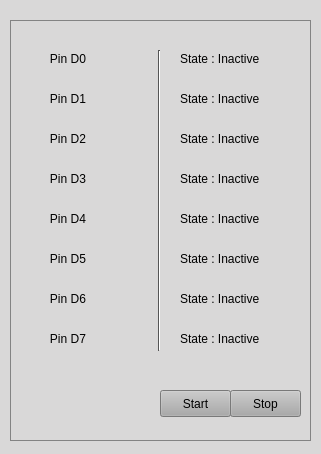
<?xml version="1.0" encoding="UTF-8"?>
<ui version="4.0">
 <class>Form</class>
 <widget class="QWidget" name="Form">
  <property name="geometry">
   <rect>
    <x>0</x>
    <y>0</y>
    <width>321</width>
    <height>454</height>
   </rect>
  </property>
  <property name="palette">
   <palette>
    <active>
     <colorrole role="WindowText">
      <brush brushstyle="SolidPattern">
       <color alpha="255">
        <red>0</red>
        <green>0</green>
        <blue>0</blue>
       </color>
      </brush>
     </colorrole>
     <colorrole role="Button">
      <brush brushstyle="SolidPattern">
       <color alpha="255">
        <red>217</red>
        <green>216</green>
        <blue>216</blue>
       </color>
      </brush>
     </colorrole>
     <colorrole role="Light">
      <brush brushstyle="SolidPattern">
       <color alpha="255">
        <red>255</red>
        <green>255</green>
        <blue>255</blue>
       </color>
      </brush>
     </colorrole>
     <colorrole role="Midlight">
      <brush brushstyle="SolidPattern">
       <color alpha="255">
        <red>236</red>
        <green>235</green>
        <blue>235</blue>
       </color>
      </brush>
     </colorrole>
     <colorrole role="Dark">
      <brush brushstyle="SolidPattern">
       <color alpha="255">
        <red>108</red>
        <green>108</green>
        <blue>108</blue>
       </color>
      </brush>
     </colorrole>
     <colorrole role="Mid">
      <brush brushstyle="SolidPattern">
       <color alpha="255">
        <red>145</red>
        <green>144</green>
        <blue>144</blue>
       </color>
      </brush>
     </colorrole>
     <colorrole role="Text">
      <brush brushstyle="SolidPattern">
       <color alpha="255">
        <red>0</red>
        <green>0</green>
        <blue>0</blue>
       </color>
      </brush>
     </colorrole>
     <colorrole role="BrightText">
      <brush brushstyle="SolidPattern">
       <color alpha="255">
        <red>255</red>
        <green>255</green>
        <blue>255</blue>
       </color>
      </brush>
     </colorrole>
     <colorrole role="ButtonText">
      <brush brushstyle="SolidPattern">
       <color alpha="255">
        <red>0</red>
        <green>0</green>
        <blue>0</blue>
       </color>
      </brush>
     </colorrole>
     <colorrole role="Base">
      <brush brushstyle="SolidPattern">
       <color alpha="255">
        <red>255</red>
        <green>255</green>
        <blue>255</blue>
       </color>
      </brush>
     </colorrole>
     <colorrole role="Window">
      <brush brushstyle="SolidPattern">
       <color alpha="255">
        <red>217</red>
        <green>216</green>
        <blue>216</blue>
       </color>
      </brush>
     </colorrole>
     <colorrole role="Shadow">
      <brush brushstyle="SolidPattern">
       <color alpha="255">
        <red>0</red>
        <green>0</green>
        <blue>0</blue>
       </color>
      </brush>
     </colorrole>
     <colorrole role="AlternateBase">
      <brush brushstyle="SolidPattern">
       <color alpha="255">
        <red>236</red>
        <green>235</green>
        <blue>235</blue>
       </color>
      </brush>
     </colorrole>
     <colorrole role="ToolTipBase">
      <brush brushstyle="SolidPattern">
       <color alpha="255">
        <red>255</red>
        <green>255</green>
        <blue>220</blue>
       </color>
      </brush>
     </colorrole>
     <colorrole role="ToolTipText">
      <brush brushstyle="SolidPattern">
       <color alpha="255">
        <red>0</red>
        <green>0</green>
        <blue>0</blue>
       </color>
      </brush>
     </colorrole>
    </active>
    <inactive>
     <colorrole role="WindowText">
      <brush brushstyle="SolidPattern">
       <color alpha="255">
        <red>0</red>
        <green>0</green>
        <blue>0</blue>
       </color>
      </brush>
     </colorrole>
     <colorrole role="Button">
      <brush brushstyle="SolidPattern">
       <color alpha="255">
        <red>217</red>
        <green>216</green>
        <blue>216</blue>
       </color>
      </brush>
     </colorrole>
     <colorrole role="Light">
      <brush brushstyle="SolidPattern">
       <color alpha="255">
        <red>255</red>
        <green>255</green>
        <blue>255</blue>
       </color>
      </brush>
     </colorrole>
     <colorrole role="Midlight">
      <brush brushstyle="SolidPattern">
       <color alpha="255">
        <red>236</red>
        <green>235</green>
        <blue>235</blue>
       </color>
      </brush>
     </colorrole>
     <colorrole role="Dark">
      <brush brushstyle="SolidPattern">
       <color alpha="255">
        <red>108</red>
        <green>108</green>
        <blue>108</blue>
       </color>
      </brush>
     </colorrole>
     <colorrole role="Mid">
      <brush brushstyle="SolidPattern">
       <color alpha="255">
        <red>145</red>
        <green>144</green>
        <blue>144</blue>
       </color>
      </brush>
     </colorrole>
     <colorrole role="Text">
      <brush brushstyle="SolidPattern">
       <color alpha="255">
        <red>0</red>
        <green>0</green>
        <blue>0</blue>
       </color>
      </brush>
     </colorrole>
     <colorrole role="BrightText">
      <brush brushstyle="SolidPattern">
       <color alpha="255">
        <red>255</red>
        <green>255</green>
        <blue>255</blue>
       </color>
      </brush>
     </colorrole>
     <colorrole role="ButtonText">
      <brush brushstyle="SolidPattern">
       <color alpha="255">
        <red>0</red>
        <green>0</green>
        <blue>0</blue>
       </color>
      </brush>
     </colorrole>
     <colorrole role="Base">
      <brush brushstyle="SolidPattern">
       <color alpha="255">
        <red>255</red>
        <green>255</green>
        <blue>255</blue>
       </color>
      </brush>
     </colorrole>
     <colorrole role="Window">
      <brush brushstyle="SolidPattern">
       <color alpha="255">
        <red>217</red>
        <green>216</green>
        <blue>216</blue>
       </color>
      </brush>
     </colorrole>
     <colorrole role="Shadow">
      <brush brushstyle="SolidPattern">
       <color alpha="255">
        <red>0</red>
        <green>0</green>
        <blue>0</blue>
       </color>
      </brush>
     </colorrole>
     <colorrole role="AlternateBase">
      <brush brushstyle="SolidPattern">
       <color alpha="255">
        <red>236</red>
        <green>235</green>
        <blue>235</blue>
       </color>
      </brush>
     </colorrole>
     <colorrole role="ToolTipBase">
      <brush brushstyle="SolidPattern">
       <color alpha="255">
        <red>255</red>
        <green>255</green>
        <blue>220</blue>
       </color>
      </brush>
     </colorrole>
     <colorrole role="ToolTipText">
      <brush brushstyle="SolidPattern">
       <color alpha="255">
        <red>0</red>
        <green>0</green>
        <blue>0</blue>
       </color>
      </brush>
     </colorrole>
    </inactive>
    <disabled>
     <colorrole role="WindowText">
      <brush brushstyle="SolidPattern">
       <color alpha="255">
        <red>108</red>
        <green>108</green>
        <blue>108</blue>
       </color>
      </brush>
     </colorrole>
     <colorrole role="Button">
      <brush brushstyle="SolidPattern">
       <color alpha="255">
        <red>217</red>
        <green>216</green>
        <blue>216</blue>
       </color>
      </brush>
     </colorrole>
     <colorrole role="Light">
      <brush brushstyle="SolidPattern">
       <color alpha="255">
        <red>255</red>
        <green>255</green>
        <blue>255</blue>
       </color>
      </brush>
     </colorrole>
     <colorrole role="Midlight">
      <brush brushstyle="SolidPattern">
       <color alpha="255">
        <red>236</red>
        <green>235</green>
        <blue>235</blue>
       </color>
      </brush>
     </colorrole>
     <colorrole role="Dark">
      <brush brushstyle="SolidPattern">
       <color alpha="255">
        <red>108</red>
        <green>108</green>
        <blue>108</blue>
       </color>
      </brush>
     </colorrole>
     <colorrole role="Mid">
      <brush brushstyle="SolidPattern">
       <color alpha="255">
        <red>145</red>
        <green>144</green>
        <blue>144</blue>
       </color>
      </brush>
     </colorrole>
     <colorrole role="Text">
      <brush brushstyle="SolidPattern">
       <color alpha="255">
        <red>108</red>
        <green>108</green>
        <blue>108</blue>
       </color>
      </brush>
     </colorrole>
     <colorrole role="BrightText">
      <brush brushstyle="SolidPattern">
       <color alpha="255">
        <red>255</red>
        <green>255</green>
        <blue>255</blue>
       </color>
      </brush>
     </colorrole>
     <colorrole role="ButtonText">
      <brush brushstyle="SolidPattern">
       <color alpha="255">
        <red>108</red>
        <green>108</green>
        <blue>108</blue>
       </color>
      </brush>
     </colorrole>
     <colorrole role="Base">
      <brush brushstyle="SolidPattern">
       <color alpha="255">
        <red>217</red>
        <green>216</green>
        <blue>216</blue>
       </color>
      </brush>
     </colorrole>
     <colorrole role="Window">
      <brush brushstyle="SolidPattern">
       <color alpha="255">
        <red>217</red>
        <green>216</green>
        <blue>216</blue>
       </color>
      </brush>
     </colorrole>
     <colorrole role="Shadow">
      <brush brushstyle="SolidPattern">
       <color alpha="255">
        <red>0</red>
        <green>0</green>
        <blue>0</blue>
       </color>
      </brush>
     </colorrole>
     <colorrole role="AlternateBase">
      <brush brushstyle="SolidPattern">
       <color alpha="255">
        <red>217</red>
        <green>216</green>
        <blue>216</blue>
       </color>
      </brush>
     </colorrole>
     <colorrole role="ToolTipBase">
      <brush brushstyle="SolidPattern">
       <color alpha="255">
        <red>255</red>
        <green>255</green>
        <blue>220</blue>
       </color>
      </brush>
     </colorrole>
     <colorrole role="ToolTipText">
      <brush brushstyle="SolidPattern">
       <color alpha="255">
        <red>0</red>
        <green>0</green>
        <blue>0</blue>
       </color>
      </brush>
     </colorrole>
    </disabled>
   </palette>
  </property>
  <property name="windowTitle">
   <string>GPIO Input Monitor</string>
  </property>
  <widget class="QFrame" name="frame">
   <property name="geometry">
    <rect>
     <x>10</x>
     <y>20</y>
     <width>301</width>
     <height>421</height>
    </rect>
   </property>
   <property name="palette">
    <palette>
     <active>
      <colorrole role="WindowText">
       <brush brushstyle="SolidPattern">
        <color alpha="255">
         <red>0</red>
         <green>0</green>
         <blue>0</blue>
        </color>
       </brush>
      </colorrole>
      <colorrole role="Button">
       <brush brushstyle="SolidPattern">
        <color alpha="255">
         <red>170</red>
         <green>170</green>
         <blue>170</blue>
        </color>
       </brush>
      </colorrole>
      <colorrole role="Light">
       <brush brushstyle="SolidPattern">
        <color alpha="255">
         <red>255</red>
         <green>255</green>
         <blue>255</blue>
        </color>
       </brush>
      </colorrole>
      <colorrole role="Midlight">
       <brush brushstyle="SolidPattern">
        <color alpha="255">
         <red>212</red>
         <green>212</green>
         <blue>212</blue>
        </color>
       </brush>
      </colorrole>
      <colorrole role="Dark">
       <brush brushstyle="SolidPattern">
        <color alpha="255">
         <red>85</red>
         <green>85</green>
         <blue>85</blue>
        </color>
       </brush>
      </colorrole>
      <colorrole role="Mid">
       <brush brushstyle="SolidPattern">
        <color alpha="255">
         <red>113</red>
         <green>113</green>
         <blue>113</blue>
        </color>
       </brush>
      </colorrole>
      <colorrole role="Text">
       <brush brushstyle="SolidPattern">
        <color alpha="255">
         <red>0</red>
         <green>0</green>
         <blue>0</blue>
        </color>
       </brush>
      </colorrole>
      <colorrole role="BrightText">
       <brush brushstyle="SolidPattern">
        <color alpha="255">
         <red>255</red>
         <green>255</green>
         <blue>255</blue>
        </color>
       </brush>
      </colorrole>
      <colorrole role="ButtonText">
       <brush brushstyle="SolidPattern">
        <color alpha="255">
         <red>0</red>
         <green>0</green>
         <blue>0</blue>
        </color>
       </brush>
      </colorrole>
      <colorrole role="Base">
       <brush brushstyle="SolidPattern">
        <color alpha="255">
         <red>255</red>
         <green>255</green>
         <blue>255</blue>
        </color>
       </brush>
      </colorrole>
      <colorrole role="Window">
       <brush brushstyle="SolidPattern">
        <color alpha="255">
         <red>170</red>
         <green>170</green>
         <blue>170</blue>
        </color>
       </brush>
      </colorrole>
      <colorrole role="Shadow">
       <brush brushstyle="SolidPattern">
        <color alpha="255">
         <red>0</red>
         <green>0</green>
         <blue>0</blue>
        </color>
       </brush>
      </colorrole>
      <colorrole role="AlternateBase">
       <brush brushstyle="SolidPattern">
        <color alpha="255">
         <red>212</red>
         <green>212</green>
         <blue>212</blue>
        </color>
       </brush>
      </colorrole>
      <colorrole role="ToolTipBase">
       <brush brushstyle="SolidPattern">
        <color alpha="255">
         <red>255</red>
         <green>255</green>
         <blue>220</blue>
        </color>
       </brush>
      </colorrole>
      <colorrole role="ToolTipText">
       <brush brushstyle="SolidPattern">
        <color alpha="255">
         <red>0</red>
         <green>0</green>
         <blue>0</blue>
        </color>
       </brush>
      </colorrole>
     </active>
     <inactive>
      <colorrole role="WindowText">
       <brush brushstyle="SolidPattern">
        <color alpha="255">
         <red>0</red>
         <green>0</green>
         <blue>0</blue>
        </color>
       </brush>
      </colorrole>
      <colorrole role="Button">
       <brush brushstyle="SolidPattern">
        <color alpha="255">
         <red>170</red>
         <green>170</green>
         <blue>170</blue>
        </color>
       </brush>
      </colorrole>
      <colorrole role="Light">
       <brush brushstyle="SolidPattern">
        <color alpha="255">
         <red>255</red>
         <green>255</green>
         <blue>255</blue>
        </color>
       </brush>
      </colorrole>
      <colorrole role="Midlight">
       <brush brushstyle="SolidPattern">
        <color alpha="255">
         <red>212</red>
         <green>212</green>
         <blue>212</blue>
        </color>
       </brush>
      </colorrole>
      <colorrole role="Dark">
       <brush brushstyle="SolidPattern">
        <color alpha="255">
         <red>85</red>
         <green>85</green>
         <blue>85</blue>
        </color>
       </brush>
      </colorrole>
      <colorrole role="Mid">
       <brush brushstyle="SolidPattern">
        <color alpha="255">
         <red>113</red>
         <green>113</green>
         <blue>113</blue>
        </color>
       </brush>
      </colorrole>
      <colorrole role="Text">
       <brush brushstyle="SolidPattern">
        <color alpha="255">
         <red>0</red>
         <green>0</green>
         <blue>0</blue>
        </color>
       </brush>
      </colorrole>
      <colorrole role="BrightText">
       <brush brushstyle="SolidPattern">
        <color alpha="255">
         <red>255</red>
         <green>255</green>
         <blue>255</blue>
        </color>
       </brush>
      </colorrole>
      <colorrole role="ButtonText">
       <brush brushstyle="SolidPattern">
        <color alpha="255">
         <red>0</red>
         <green>0</green>
         <blue>0</blue>
        </color>
       </brush>
      </colorrole>
      <colorrole role="Base">
       <brush brushstyle="SolidPattern">
        <color alpha="255">
         <red>255</red>
         <green>255</green>
         <blue>255</blue>
        </color>
       </brush>
      </colorrole>
      <colorrole role="Window">
       <brush brushstyle="SolidPattern">
        <color alpha="255">
         <red>170</red>
         <green>170</green>
         <blue>170</blue>
        </color>
       </brush>
      </colorrole>
      <colorrole role="Shadow">
       <brush brushstyle="SolidPattern">
        <color alpha="255">
         <red>0</red>
         <green>0</green>
         <blue>0</blue>
        </color>
       </brush>
      </colorrole>
      <colorrole role="AlternateBase">
       <brush brushstyle="SolidPattern">
        <color alpha="255">
         <red>212</red>
         <green>212</green>
         <blue>212</blue>
        </color>
       </brush>
      </colorrole>
      <colorrole role="ToolTipBase">
       <brush brushstyle="SolidPattern">
        <color alpha="255">
         <red>255</red>
         <green>255</green>
         <blue>220</blue>
        </color>
       </brush>
      </colorrole>
      <colorrole role="ToolTipText">
       <brush brushstyle="SolidPattern">
        <color alpha="255">
         <red>0</red>
         <green>0</green>
         <blue>0</blue>
        </color>
       </brush>
      </colorrole>
     </inactive>
     <disabled>
      <colorrole role="WindowText">
       <brush brushstyle="SolidPattern">
        <color alpha="255">
         <red>85</red>
         <green>85</green>
         <blue>85</blue>
        </color>
       </brush>
      </colorrole>
      <colorrole role="Button">
       <brush brushstyle="SolidPattern">
        <color alpha="255">
         <red>170</red>
         <green>170</green>
         <blue>170</blue>
        </color>
       </brush>
      </colorrole>
      <colorrole role="Light">
       <brush brushstyle="SolidPattern">
        <color alpha="255">
         <red>255</red>
         <green>255</green>
         <blue>255</blue>
        </color>
       </brush>
      </colorrole>
      <colorrole role="Midlight">
       <brush brushstyle="SolidPattern">
        <color alpha="255">
         <red>212</red>
         <green>212</green>
         <blue>212</blue>
        </color>
       </brush>
      </colorrole>
      <colorrole role="Dark">
       <brush brushstyle="SolidPattern">
        <color alpha="255">
         <red>85</red>
         <green>85</green>
         <blue>85</blue>
        </color>
       </brush>
      </colorrole>
      <colorrole role="Mid">
       <brush brushstyle="SolidPattern">
        <color alpha="255">
         <red>113</red>
         <green>113</green>
         <blue>113</blue>
        </color>
       </brush>
      </colorrole>
      <colorrole role="Text">
       <brush brushstyle="SolidPattern">
        <color alpha="255">
         <red>85</red>
         <green>85</green>
         <blue>85</blue>
        </color>
       </brush>
      </colorrole>
      <colorrole role="BrightText">
       <brush brushstyle="SolidPattern">
        <color alpha="255">
         <red>255</red>
         <green>255</green>
         <blue>255</blue>
        </color>
       </brush>
      </colorrole>
      <colorrole role="ButtonText">
       <brush brushstyle="SolidPattern">
        <color alpha="255">
         <red>85</red>
         <green>85</green>
         <blue>85</blue>
        </color>
       </brush>
      </colorrole>
      <colorrole role="Base">
       <brush brushstyle="SolidPattern">
        <color alpha="255">
         <red>170</red>
         <green>170</green>
         <blue>170</blue>
        </color>
       </brush>
      </colorrole>
      <colorrole role="Window">
       <brush brushstyle="SolidPattern">
        <color alpha="255">
         <red>170</red>
         <green>170</green>
         <blue>170</blue>
        </color>
       </brush>
      </colorrole>
      <colorrole role="Shadow">
       <brush brushstyle="SolidPattern">
        <color alpha="255">
         <red>0</red>
         <green>0</green>
         <blue>0</blue>
        </color>
       </brush>
      </colorrole>
      <colorrole role="AlternateBase">
       <brush brushstyle="SolidPattern">
        <color alpha="255">
         <red>170</red>
         <green>170</green>
         <blue>170</blue>
        </color>
       </brush>
      </colorrole>
      <colorrole role="ToolTipBase">
       <brush brushstyle="SolidPattern">
        <color alpha="255">
         <red>255</red>
         <green>255</green>
         <blue>220</blue>
        </color>
       </brush>
      </colorrole>
      <colorrole role="ToolTipText">
       <brush brushstyle="SolidPattern">
        <color alpha="255">
         <red>0</red>
         <green>0</green>
         <blue>0</blue>
        </color>
       </brush>
      </colorrole>
     </disabled>
    </palette>
   </property>
   <property name="frameShape">
    <enum>QFrame::StyledPanel</enum>
   </property>
   <property name="frameShadow">
    <enum>QFrame::Sunken</enum>
   </property>
   <widget class="QLabel" name="label_1">
    <property name="geometry">
     <rect>
      <x>30</x>
      <y>30</y>
      <width>68</width>
      <height>17</height>
     </rect>
    </property>
    <property name="text">
     <string>   Pin D0</string>
    </property>
   </widget>
   <widget class="QLabel" name="label_2">
    <property name="geometry">
     <rect>
      <x>30</x>
      <y>70</y>
      <width>68</width>
      <height>17</height>
     </rect>
    </property>
    <property name="text">
     <string>   Pin D1</string>
    </property>
   </widget>
   <widget class="QLabel" name="label_3">
    <property name="geometry">
     <rect>
      <x>30</x>
      <y>110</y>
      <width>68</width>
      <height>17</height>
     </rect>
    </property>
    <property name="text">
     <string>   Pin D2</string>
    </property>
   </widget>
   <widget class="QLabel" name="label_4">
    <property name="geometry">
     <rect>
      <x>30</x>
      <y>150</y>
      <width>68</width>
      <height>17</height>
     </rect>
    </property>
    <property name="text">
     <string>   Pin D3</string>
    </property>
   </widget>
   <widget class="QLabel" name="label_5">
    <property name="geometry">
     <rect>
      <x>30</x>
      <y>190</y>
      <width>68</width>
      <height>17</height>
     </rect>
    </property>
    <property name="text">
     <string>   Pin D4</string>
    </property>
   </widget>
   <widget class="QLabel" name="label_6">
    <property name="geometry">
     <rect>
      <x>30</x>
      <y>230</y>
      <width>68</width>
      <height>17</height>
     </rect>
    </property>
    <property name="text">
     <string>   Pin D5</string>
    </property>
   </widget>
   <widget class="QLabel" name="label_7">
    <property name="geometry">
     <rect>
      <x>30</x>
      <y>270</y>
      <width>68</width>
      <height>17</height>
     </rect>
    </property>
    <property name="text">
     <string>   Pin D6</string>
    </property>
   </widget>
   <widget class="QLabel" name="label_8">
    <property name="geometry">
     <rect>
      <x>30</x>
      <y>310</y>
      <width>68</width>
      <height>17</height>
     </rect>
    </property>
    <property name="text">
     <string>   Pin D7</string>
    </property>
   </widget>
   <widget class="QLabel" name="D0_Status">
    <property name="geometry">
     <rect>
      <x>170</x>
      <y>30</y>
      <width>121</width>
      <height>17</height>
     </rect>
    </property>
    <property name="text">
     <string>State : Inactive</string>
    </property>
   </widget>
   <widget class="QLabel" name="D1_Status">
    <property name="geometry">
     <rect>
      <x>170</x>
      <y>70</y>
      <width>121</width>
      <height>17</height>
     </rect>
    </property>
    <property name="text">
     <string>State : Inactive</string>
    </property>
   </widget>
   <widget class="QLabel" name="D2_Status">
    <property name="geometry">
     <rect>
      <x>170</x>
      <y>110</y>
      <width>121</width>
      <height>17</height>
     </rect>
    </property>
    <property name="text">
     <string>State : Inactive</string>
    </property>
   </widget>
   <widget class="QLabel" name="D3_Status">
    <property name="geometry">
     <rect>
      <x>170</x>
      <y>150</y>
      <width>121</width>
      <height>17</height>
     </rect>
    </property>
    <property name="text">
     <string>State : Inactive</string>
    </property>
   </widget>
   <widget class="QLabel" name="D4_Status">
    <property name="geometry">
     <rect>
      <x>170</x>
      <y>190</y>
      <width>121</width>
      <height>17</height>
     </rect>
    </property>
    <property name="text">
     <string>State : Inactive</string>
    </property>
   </widget>
   <widget class="QLabel" name="D5_Status">
    <property name="geometry">
     <rect>
      <x>170</x>
      <y>230</y>
      <width>121</width>
      <height>17</height>
     </rect>
    </property>
    <property name="text">
     <string>State : Inactive</string>
    </property>
   </widget>
   <widget class="QLabel" name="D6_Status">
    <property name="geometry">
     <rect>
      <x>170</x>
      <y>270</y>
      <width>121</width>
      <height>17</height>
     </rect>
    </property>
    <property name="text">
     <string>State : Inactive</string>
    </property>
   </widget>
   <widget class="QLabel" name="D7_Status">
    <property name="geometry">
     <rect>
      <x>170</x>
      <y>310</y>
      <width>121</width>
      <height>17</height>
     </rect>
    </property>
    <property name="text">
     <string>State : Inactive</string>
    </property>
   </widget>
   <widget class="Line" name="line">
    <property name="geometry">
     <rect>
      <x>134</x>
      <y>30</y>
      <width>31</width>
      <height>301</height>
     </rect>
    </property>
    <property name="orientation">
     <enum>Qt::Vertical</enum>
    </property>
   </widget>
   <widget class="QPushButton" name="StartMonitor">
    <property name="geometry">
     <rect>
      <x>150</x>
      <y>370</y>
      <width>71</width>
      <height>27</height>
     </rect>
    </property>
    <property name="text">
     <string>Start</string>
    </property>
   </widget>
   <widget class="QPushButton" name="pushButton_Exit">
    <property name="geometry">
     <rect>
      <x>220</x>
      <y>370</y>
      <width>71</width>
      <height>27</height>
     </rect>
    </property>
    <property name="text">
     <string>Stop</string>
    </property>
   </widget>
  </widget>
 </widget>
 <resources/>
 <connections/>
</ui>
